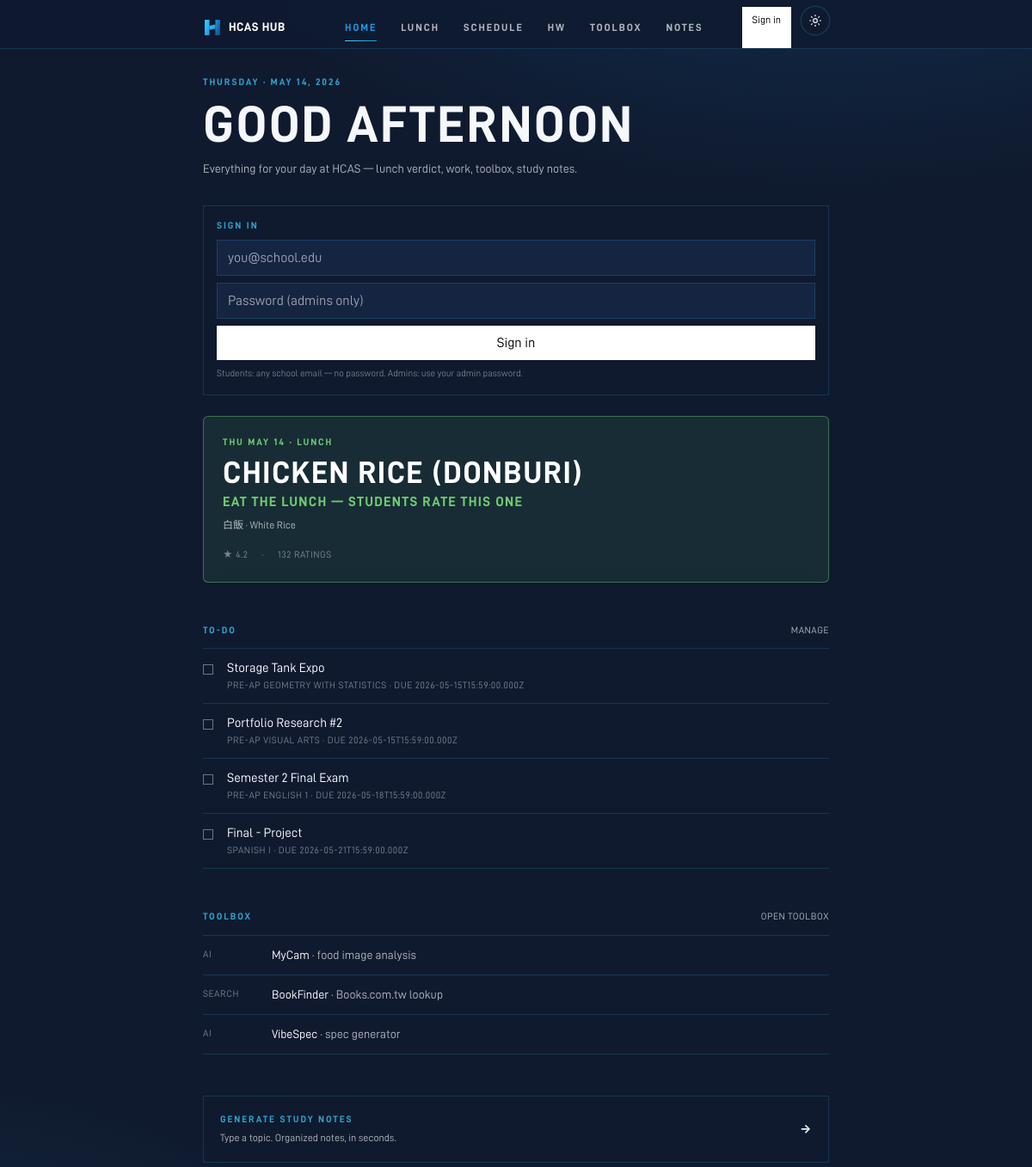
The page / on the database its author committed.
### tables this page shows
CREATE TABLE assignments (
            id INTEGER PRIMARY KEY AUTOINCREMENT,
            title TEXT NOT NULL,
            subject TEXT,
            due_at TEXT,
            done INTEGER NOT NULL DEFAULT 0,
            priority INTEGER DEFAULT 99,
            created_at TEXT NOT NULL DEFAULT (datetime('now'))
        , source TEXT DEFAULT 'manual', external_id TEXT, updated_at TEXT, user_id TEXT);

### main.py (the view)
@app.get("/", response_class=HTMLResponse)
def today(request: Request):
    user = auth.current_user(request)
    streak_info = None
    if user:
        streak_info = streak_svc.heartbeat(user["id"], source="web")
    menus = SEED["lunch_menus"]
    day = seed.closest_menu_date(menus)
    menu = menus[day]
    avg, n, _ = _blended_rating(menu, day)
    v = verdict_for(avg, n)
    uid = user["id"] if user else None
    assignments = [a for a in db.list_assignments(uid) if not a["done"]][:4]
    todays_meetings = []
    total_unread = 0
    for team in SEED["teams"]:
        m = team.get("today_meeting")
        if m and seed.is_today(m.get("starts_at")):
            todays_meetings.append({**m, "team": team["name"], "team_url": team["url"]})
        total_unread += team.get("unread", 0)
    todays_meetings.sort(key=lambda m: m["starts_at"])
    return render(
        request,
        "today.html",
        active="today",
        day=day,
        day_label=seed.display_date(day),
        menu=menu,
        verdict=v,
        avg=avg,
        rating_count=n,
        assignments=assignments,
        meetings=todays_meetings,
        unread_total=total_unread,
        now=datetime.now(),
        streak_info=streak_info,
        announcements=db.list_active_announcements(),
    )

### templates/today.html (shortened to what this page needs)
{% extends "base.html" %}
{% block content %}
<div class="pt-2 pb-8">
  <div class="eyebrow mb-3">{{ now.strftime('%A · %B %-d, %Y') | upper }}</div>
  <h1 class="display text-[44px] sm:text-[60px]">
    Good {% if now.hour < 12 %}morning{% elif now.hour < 18 %}afternoon{% else %}evening{% endif %}
  </h1>
  <p class="mt-3 text-[14px] text-ink-soft max-w-md">Everything for your day at HCAS — lunch verdict, work, toolbox, study notes.</p>
</div>
{% if user and streak %}
  {% set newly = (streak_info.newly_unlocked if streak_info else []) %}
  <a href="/me" class="block group mb-6">
    <div class="hairline p-4 flex items-center gap-4">
      <div class="display text-[36px] leading-none">🔥</div>
      <div class="flex-1 min-w-0">
        <div class="eyebrow">{{ streak.current_count }}-DAY STREAK</div>
        <div class="text-[13px] text-ink-soft">
          {% if streak_info and streak_info.streak.delta == 'incremented' %}
            Nice — +1 today. Longest: {{ streak.longest_count }}.
          {% elif streak_info and streak_info.streak.delta == 'reset' %}
            Streak reset — let's start a new one.
          {% else %}
            Longest: {{ streak.longest_count }} · last login {{ streak.last_login_date }}
          {% endif %}
        </div>
        {% if newly %}
          <div class="mt-1 text-[11px] uppercase tracking-wider" style="color:#3BCFFF;">
            ✦ Unlocked: {% for n in newly %}{{ n.milestone }}{% if not loop.last %}, {% endif %}{% endfor %}
          </div>
        {% endif %}
      </div>
      <div class="display text-[22px] opacity-0 group-hover:opacity-100 transition">→</div>
    </div>
  </a>
{% elif not user %}
  <div class="hairline p-4 mb-6">
    <p class="eyebrow text-[11px] tracking-[0.22em] mb-2">SIGN&nbsp;IN</p>
    <form action="/auth/dev/login" method="post" class="grid grid-cols-1 sm:grid-cols-[1fr_1fr_auto] gap-2">
      <input name="email" type="email" required placeholder="you@school.edu"
             class="bg-paper-soft border border-line rounded-md px-3 py-2 text-sm" />
      <input name="password" type="password" placeholder="Password (admins only)"
             class="bg-paper-soft border border-line rounded-md px-3 py-2 text-sm" />
      <button class="px-4 py-2 rounded-md bg-white text-black font-medium text-sm hover:bg-ink-soft">Sign in</button>
    </form>
    <p class="text-[11px] text-ink-mute mt-2">Students: any school email — no password. Admins: use your admin password.</p>
  </div>
{% endif %}
{% set tone = {
  'EAT_LUNCH':  {'bg': 'rgba(110,204,113,0.10)', 'fg': '#6ECC71', 'rule': 'rgba(110,204,113,0.45)'},
  'YOUR_CALL':  {'bg': 'rgba(255,128,32,0.10)',  'fg': '#FF8020', 'rule': 'rgba(255,128,32,0.45)'},
  'ORDER_UBER': {'bg': 'rgba(255,64,64,0.10)',   'fg': '#FF4040', 'rule': 'rgba(255,64,64,0.45)'},
}[verdict.label] %}
<a href="/lunch?day={{ day }}" class="block group">
  <div class="callout" style="background: {{ tone.bg }}; border-color: {{ tone.rule }};">
    <div class="eyebrow" style="color: {{ tone.fg }};">{{ day_label }} · Lunch</div>
    <div class="display text-[28px] sm:text-[36px] text-white">{{ menu.headline }}</div>
    <div class="display text-[14px] sm:text-[16px]" style="color: {{ tone.fg }}; letter-spacing: 0.08em;">{{ verdict.headline | upper }}</div>
    {% if menu.main_dish %}<div class="text-[12px] text-ink-soft">{{ menu.main_dish }}</div>{% endif %}
    <div class="mt-2 flex items-center gap-4 text-[11px] text-ink-mute uppercase tracking-wider">
      <span>★ {{ '%.1f' % avg if avg else '—' }}</span>
      <span>·</span>
      <span>{{ rating_count }} ratings</span>
    </div>
  </div>
</a>
<section class="mt-12">
  <div class="flex items-end justify-between mb-3">
    <h2 class="eyebrow">To-do</h2>
    <a href="/assignments" class="text-[11px] uppercase tracking-wider text-ink-soft hover:text-white">Manage</a>
  </div>
  {% if assignments %}
    <ul class="border-t border-line">
    {% for a in assignments %}
      <li class="border-b border-line py-3 flex items-start gap-4">
        <span class="mt-1.5 w-3 h-3 border border-white/40 shrink-0"></span>
        <div class="min-w-0 flex-1">
          <div class="text-[15px] text-white truncate">{{ a.title }}</div>
          <div class="text-[11px] text-ink-mute uppercase tracking-wider">
            {% if a.subject %}{{ a.subject }}{% endif %}{% if a.due_at %} · due {{ a.due_at }}{% endif %}
          </div>
        </div>
      </li>
    {% endfor %}
    </ul>
  {% else %}
    <p class="text-[13px] text-ink-mute">All caught up. <a class="text-white underline" href="/assignments">Add one</a></p>
  {% endif %}
</section>
<section class="mt-12">
  <div class="flex items-end justify-between mb-3">
    <h2 class="eyebrow">Toolbox</h2>
    <a href="/toolbox" class="text-[11px] uppercase tracking-wider text-ink-soft hover:text-white">Open toolbox</a>
  </div>
  <ul class="border-t border-line">
    <li class="border-b border-line py-3 flex items-center gap-4 text-[14px]">
      <span class="text-[11px] uppercase tracking-wider text-ink-mute w-16 shrink-0">AI</span>
      <div class="flex-1 truncate"><span class="text-white">MyCam</span><span class="text-ink-soft"> · food image analysis</span></div>
    </li>
    <li class="border-b border-line py-3 flex items-center gap-4 text-[14px]">
      <span class="text-[11px] uppercase tracking-wider text-ink-mute w-16 shrink-0">Search</span>
      <div class="flex-1 truncate"><span class="text-white">BookFinder</span><span class="text-ink-soft"> · Books.com.tw lookup</span></div>
    </li>
    <li class="border-b border-line py-3 flex items-center gap-4 text-[14px]">
      <span class="text-[11px] uppercase tracking-wider text-ink-mute w-16 shrink-0">AI</span>
      <div class="flex-1 truncate"><span class="text-white">VibeSpec</span><span class="text-ink-soft"> · spec generator</span></div>
    </li>
  </ul>
</section>
<a href="/notes" class="mt-12 block group">
  <div class="hairline p-5 hover:bg-paper-soft transition flex items-center gap-4">
    <div class="flex-1">
      <div class="eyebrow text-white">Generate Study Notes</div>
      <div class="text-[12px] text-ink-soft mt-1">Type a topic. Organized notes, in seconds.</div>
    </div>
    <div class="display text-[14px] tracking-wider text-white group-hover:translate-x-1 transition">→</div>
  </div>
</a>
{% endblock %}

### templates/base.html (shortened to what this page needs)
<!doctype html>
<html lang="en">
<head>
  <link rel="stylesheet" href="/static/fonts/inter/inter.css" />
  <link rel="stylesheet" href="/static/fonts/d-din/d-din.css" />
  <link rel="stylesheet" href="/static/css/tailwind.css" />
</head>
<body class="min-h-screen flex flex-col">
  <header class="app-header fixed top-0 inset-x-0 z-50 backdrop-blur safe-top">
    <div class="max-w-screen-md mx-auto px-5 pt-2 sm:pt-0 sm:h-12 flex flex-col sm:flex-row items-center sm:items-stretch">
      <a href="/" class="flex items-center gap-2 shrink-0 sm:mr-6 sm:self-center">
        <span class="display text-[14px] tracking-[0.22em] text-white">HCAS&nbsp;HUB</span>
      </a>
      <nav class="mx-auto sm:mx-0 sm:ml-auto sm:mr-auto flex items-center justify-center gap-3 sm:gap-7 py-1.5 sm:py-0">
        {% set items = [
          ('today',       '/',            'Home'),
          ('lunch',       '/lunch',       'Lunch'),
          ('schedule',    '/schedule',    'Schedule'),
          ('assignments', '/assignments', 'HW'),
          ('toolbox',     '/toolbox',     'Toolbox'),
          ('notes',       '/notes',       'Notes'),
        ] %}
        {% for key, href, label in items %}
          <a href="{{ href }}" class="nav-link {{ 'active' if active == key else '' }}">{{ label }}</a>
        {% endfor %}
      </nav>
      {% if user %}
        {% if user.role == 'admin' %}
          <a href="/admin" class="hidden sm:inline-flex items-center ml-3 px-2.5 py-1 rounded-full border text-[12px] hover:bg-paper-soft"
             style="border-color: #FF8020; color: #FF8020;">ADMIN</a>
        {% endif %}
        <a href="/me" class="hidden sm:inline-flex items-center gap-1.5 ml-3 px-2.5 py-1 rounded-full border border-line bg-paper-soft text-[12px] hover:bg-paper-tint"
           title="{{ user.display_name }}">
          <span class="display tracking-wide">{{ (user.display_name or user.email or 'U')[:1]|upper }}</span>
          {% if streak and streak.current_count %}
            <span class="text-ink-soft">🔥 {{ streak.current_count }}</span>
          {% endif %}
        </a>
        <form action="/auth/logout" method="post" class="inline-flex ml-2">
          <button class="inline-flex items-center px-3 py-1.5 rounded-full border border-line text-[12px] hover:bg-paper-soft">Sign out</button>
        </form>
      {% else %}
        <a href="/login" class="inline-flex items-center ml-3 px-3 py-1.5 rounded-full bg-white text-black text-[12px] font-medium hover:bg-ink-soft">Sign in</a>
      {% endif %}
      <button id="theme-toggle" class="theme-btn sm:ml-3 mb-1 sm:mb-0" aria-label="Toggle theme" aria-pressed="false">
      </button>
    </div>
  </header>
  <main class="flex-1 pt-24 sm:pt-20 pb-16 px-5 max-w-screen-md mx-auto w-full">
    {% block content %}{% endblock %}
  </main>
</body>
</html>

### templates/base.html (style rules this page uses)
:root { --page-bg: #0F1A2F; --page-text: #F5F7FA; --bar-bg: rgba(15,26,47,0.85); --bar-border: rgba(59,207,255,0.16); --ink-soft: rgba(245,247,250,0.70); --ink-mute: rgba(245,247,250,0.45); --tint: rgba(21,36,65,0.55); --glow-1: rgba(30,150,229,0.18); --glow-2: rgba(59,207,255,0.10); }
html, body { background: radial-gradient(1200px 600px at 80% -10%, var(--glow-1), transparent 60%), radial-gradient(900px 500px at -10% 110%, var(--glow-2), transparent 60%), var(--page-bg); color: var(--page-text); font-feature-settings: 'cv11', 'ss01', 'ss03'; -webkit-font-smoothing: antialiased; -moz-osx-font-smoothing: grayscale; -webkit-tap-highlight-color: transparent; transition: background 0.3s ease, color 0.3s ease; }
.theme-btn { width: 32px; height: 32px; border-radius: 50%; border: none; display: inline-flex; align-items: center; justify-content: center; background: var(--page-bg); color: var(--page-text); box-shadow: 0 0 0 1.5px var(--bar-border); cursor: pointer; transition: transform 0.15s ease, background 0.3s ease, color 0.3s ease; }
.safe-top { padding-top: max(env(safe-area-inset-top), 0.5rem); }
input, textarea, select { font-size: 16px; color: var(--page-text); }
.hairline { box-shadow: inset 0 0 0 1px var(--bar-border); }
.app-header { background: var(--bar-bg); border-bottom: 1px solid var(--bar-border); transition: background 0.3s ease, border-color 0.3s ease; }
.nav-link { font-family: "D-DIN", Inter, system-ui, sans-serif; font-weight: 700; letter-spacing: 0.12em; text-transform: uppercase; font-size: 11px; color: var(--ink-soft); position: relative; transition: color .18s ease; padding: 6px 0; white-space: nowrap; }
@media (min-width: 640px) { .nav-link { font-size: 12px; letter-spacing: 0.16em; } }
.nav-link.active { color: #1E96E5; }
.nav-link::after { content: ''; position: absolute; left: 50%; right: 50%; bottom: -1px; height: 1px; background: linear-gradient(90deg, #3BCFFF, #1E96E5); transition: left .25s ease, right .25s ease; }
.nav-link:hover::after, .nav-link.active::after { left: 0; right: 0; }
.display { font-family: "D-DIN", Inter, system-ui, sans-serif; font-weight: 700; letter-spacing: 0.04em; text-transform: uppercase; line-height: 0.95; }
.eyebrow { font-family: "D-DIN", Inter, system-ui, sans-serif; font-weight: 700; letter-spacing: 0.18em; text-transform: uppercase; font-size: 11px; color: rgba(59,207,255,0.75); }
.callout { padding: 22px 22px; display: flex; flex-direction: column; gap: 10px; border: 1px solid var(--bar-border); background: var(--tint); backdrop-filter: blur(8px); border-radius: 6px; }

### rows shown on the page
assignments: title "Storage Tank Expo", subject "PRE-AP GEOMETRY WITH STATISTICS", due_at "2026-05-15T15:59:00.000Z"
assignments: title "Portfolio Research #2", subject "PRE-AP VISUAL ARTS", due_at "2026-05-15T15:59:00.000Z"
assignments: title "Semester 2 Final Exam", subject "PRE-AP ENGLISH 1", due_at "2026-05-18T15:59:00.000Z"
assignments: title "Final - Project", subject "SPANISH I", due_at "2026-05-21T15:59:00.000Z"

### other values the page prints
{{ label }} "HOME" "LUNCH" "SCHEDULE" "HW" "TOOLBOX" "NOTES"
{{ now.strftime('%A · %B %-d, %Y') | upper }} "THURSDAY · MAY 14, 2026"
{{ day_label }} "THU MAY 14"
{{ menu.headline }} "CHICKEN RICE (DONBURI)"
{{ verdict.headline | upper }} "EAT THE LUNCH — STUDENTS RATE THIS ONE"
{{ menu.main_dish }} "白飯 · White Rice"
{{ '%.1f' % avg if avg else '—' }} "4.2"
{{ rating_count }} "132"
